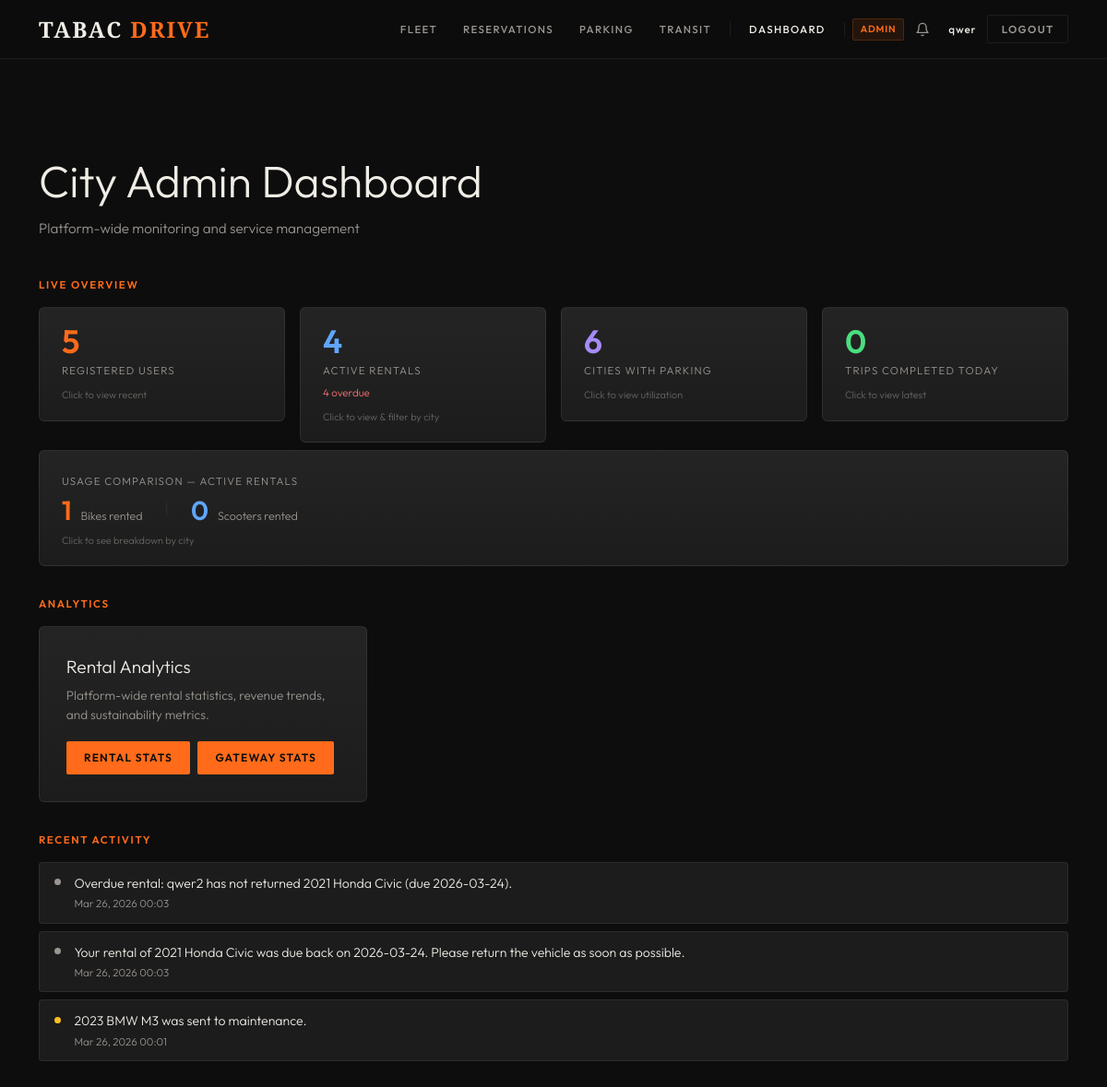
Page /city-admin/ (signed in) on the committed database.
### users/models.py (models this page shows, shortened)
class User(AbstractUser):
    ROLE_COMMUTER = "COMMUTER"
    ROLE_PROVIDER = "PROVIDER"
    ROLE_ADMIN = "ADMIN"
    ROLE_CHOICES = [
        (ROLE_COMMUTER, "Commuter"),
        (ROLE_PROVIDER, "Mobility Provider"),
        (ROLE_ADMIN, "City Admin"),
    ]
    CITY_CHOICES = [
        ("MTL", "Montreal"),
        ("LAV", "Laval"),
        ("LON", "Longueuil"),
        ("QC",  "Quebec City"),
        ("GAT", "Gatineau"),
        ("SHE", "Sherbrooke"),
    ]
    MOBILITY_CHOICES = [
        ("CAR",     "Car"),
        ("BIKE",    "Bike"),
        ("SCOOTER", "Scooter"),
    ]
    email = models.EmailField(unique=True)
    address = AddressField(null=True, blank=True, on_delete=models.SET_NULL)
    phone_number = PhoneNumberField(region="CA", blank=True, null=True)
    role = models.CharField(max_length=10, choices=ROLE_CHOICES, default=ROLE_COMMUTER)
    preferred_city = models.CharField(max_length=5, choices=CITY_CHOICES, blank=True, default="")
    preferred_mobility_type = models.CharField(max_length=10, choices=MOBILITY_CHOICES, blank=True, default="")
    @property
    def is_commuter(self):
        return self.role == self.ROLE_COMMUTER
    @property
    def is_provider(self):
        return self.role == self.ROLE_PROVIDER
    @property
    def is_city_admin(self):
        return self.role == self.ROLE_ADMIN

### booking/models.py (models this page shows, shortened)
class Notification(models.Model):
    EVENT_MAINTENANCE    = "MAINTENANCE"
    EVENT_AVAILABLE      = "AVAILABLE"
    EVENT_RETURNED       = "RETURNED"
    EVENT_RECOMMENDATION = "RECOMMENDATION"
    user = models.ForeignKey(
        settings.AUTH_USER_MODEL,
        on_delete=models.CASCADE,
        related_name="notifications",
    )
    vehicle = models.ForeignKey(
        Vehicle,
        null=True, blank=True,
        on_delete=models.SET_NULL,
        related_name="notifications",
    )
    reservation = models.ForeignKey(
        "Reservation",
        null=True, blank=True,
        on_delete=models.SET_NULL,
        related_name="notifications",
    )
    message = models.CharField(max_length=300)
    event_type = models.CharField(max_length=20)
    is_read = models.BooleanField(default=False)
    created_at = models.DateTimeField(auto_now_add=True)
    class Meta:
        ordering = ["-created_at"]

### users/views.py (the view)
# urls.py: path("city-admin/", views.city_admin_dashboard, name="city_admin_dashboard"),
@login_required
def city_admin_dashboard(request):
    if not request.user.is_city_admin:
        return redirect("role_dashboard")
    from django.db.models import Count
    from django.utils import timezone
    from booking.models import Notification, Vehicle, Reservation
    from booking.services import ParkingService
    from django.contrib.auth import get_user_model
    UserModel = get_user_model()
    today = timezone.localdate()
    city_labels = dict(Vehicle.CITY_CHOICES)
    total_users = UserModel.objects.count()
    active_rentals = Reservation.objects.filter(status=Reservation.STATUS_CONFIRMED).count()
    trips_today = Reservation.objects.filter(status=Reservation.STATUS_RETURNED, returned_at__date=today).count()
    bikes_rented   = Reservation.objects.filter(vehicle__vehicle_kind=Vehicle.KIND_BIKE,    status=Reservation.STATUS_CONFIRMED).count()
    scooters_rented = Reservation.objects.filter(vehicle__vehicle_kind=Vehicle.KIND_SCOOTER, status=Reservation.STATUS_CONFIRMED).count()
    recent_users = list(UserModel.objects.order_by("-date_joined")[:10].values(
        "username", "email", "role", "date_joined"
    ))
    role_map = {r[0]: r[1] for r in UserModel.ROLE_CHOICES}
    for u in recent_users:
        u["role_label"] = role_map.get(u["role"], u["role"])
    city_filter = request.GET.get("city_filter", "")
    active_qs = Reservation.objects.filter(status=Reservation.STATUS_CONFIRMED).select_related("vehicle", "user")
    if city_filter:
        active_qs = active_qs.filter(vehicle__city=city_filter)
    active_list = [
        {
            "id": r.id,
            "user": r.user.get_full_name() or r.user.username,
            "vehicle": r.vehicle.display_name(),
            "city": city_labels.get(r.vehicle.city, r.vehicle.city),
            "start": r.start_date,
            "end": r.end_date,
            "overdue": r.end_date < today,
        }
        for r in active_qs.order_by("-created_at")[:50]
    ]
    overdue_active = sum(1 for r in active_list if r["overdue"])
    trips_today_list = [
        {
            "id": r.id,
            "user": r.user.get_full_name() or r.user.username,
            "vehicle": r.vehicle.display_name(),
            "city": city_labels.get(r.vehicle.city, r.vehicle.city),
            "returned_at": r.returned_at,
        }
        for r in Reservation.objects.filter(
            status=Reservation.STATUS_RETURNED, returned_at__date=today
        ).select_related("vehicle", "user").order_by("-returned_at")
    ]
    lots = ParkingService().get_lots()
    city_parking = {}
    for lot in lots:
        c = lot.city
        if c not in city_parking:
            city_parking[c] = {"city_label": city_labels.get(c, c), "total": 0, "available": 0}
        city_parking[c]["total"] += lot.total_spots
        city_parking[c]["available"] += lot.available_spots
    for cp in city_parking.values():
        occupied = cp["total"] - cp["available"]
        cp["occupancy_pct"] = round(occupied / cp["total"] * 100) if cp["total"] else 0
    parking_by_city = sorted(city_parking.values(), key=lambda x: -x["occupancy_pct"])
    by_city = list(
        Reservation.objects.filter(status=Reservation.STATUS_CONFIRMED)
        .values("vehicle__city").annotate(cnt=Count("id")).order_by("-cnt")
    )
    for row in by_city:
        row["city_label"] = city_labels.get(row["vehicle__city"], row["vehicle__city"])
    recent_activity = Notification.objects.select_related("vehicle").order_by("-created_at")[:10]
    return render(request, "users/city_admin_dashboard.html", {
        "recent_activity": recent_activity,
        "total_users": total_users,
        "active_rentals": active_rentals,
        "trips_today": trips_today,
        "bikes_rented": bikes_rented,
        "scooters_rented": scooters_rented,
        "recent_users": recent_users,
        "active_list": active_list,
        "city_filter": city_filter,
        "city_choices": Vehicle.CITY_CHOICES,
        "trips_today_list": trips_today_list,
        "parking_by_city": parking_by_city,
        "by_city": by_city,
        "overdue_active": overdue_active,
    })

### booking/context_processors.py (called while the page is built)
def unread_notifications(request):
    if request.user.is_authenticated:
        count = Notification.objects.filter(user=request.user, is_read=False).count()
        return {"unread_notifications": count}
    return {"unread_notifications": 0}

### booking/models.py (called while the page is built)
    def display_name(self):
        return f"{self.year} {self.make} {self.model}"

### booking/services.py (called while the page is built)
def _simulated_available(lot_id: str, total: int) -> int:
    hour = datetime.now().hour
    if 8 <= hour <= 10 or 16 <= hour <= 19:
        base_occ = 0.80          # rush hours
    elif 11 <= hour <= 15:
        base_occ = 0.65          # midday
    elif 20 <= hour <= 22:
        base_occ = 0.45          # evening
    else:
        base_occ = 0.20          # overnight
    seed = int(hashlib.md5(f"{lot_id}{hour}".encode()).hexdigest(), 16)
    variance = (seed % 31 - 15) / 100   # ±15 %
    occupancy = max(0.0, min(1.0, base_occ + variance))
    return max(0, int(total * (1 - occupancy)))

    def get_lots(self, city: str | None = None) -> list[ParkingLot]:
        return [
            ParkingLot(lid, name, addr, total, rate, c)
            for lid, name, addr, total, rate, c in self._LOTS
            if city is None or c == city
        ]

### users/templates/users/city_admin_dashboard.html (shortened to what this page needs)
{% extends "base.html" %}
{% block nav_dashboard %}active{% endblock %}
{% block content %}
<div class="page-wrap">
    <div class="container">
        <p class="page-title">City Admin Dashboard</p>
        <p class="page-subtitle">Platform-wide monitoring and service management</p>
        <div class="section-label">Live Overview</div>
        <div class="row g-3 mb-2">
            <div class="col-6 col-md-3">
                <div class="stat-tile" onclick="togglePanel('panel-users', this)">
                    <div class="stat-val">{{ total_users }}</div>
                    <div class="stat-label">Registered Users</div>
                    <div class="tile-hint">Click to view recent</div>
                </div>
            </div>
            <div class="col-6 col-md-3">
                <div class="stat-tile" onclick="togglePanel('panel-rentals', this)">
                    <div class="stat-val blue">{{ active_rentals }}</div>
                    <div class="stat-label">Active Rentals</div>
                    {% if overdue_active %}<div style="font-size:0.72rem;color:#f87171;margin-top:0.4rem">{{ overdue_active }} overdue</div>{% endif %}
                    <div class="tile-hint">Click to view &amp; filter by city</div>
                </div>
            </div>
            <div class="col-6 col-md-3">
                <div class="stat-tile" onclick="togglePanel('panel-parking', this)">
                    <div class="stat-val" style="color:#a78bfa">{{ parking_by_city|length }}</div>
                    <div class="stat-label">Cities with Parking</div>
                    <div class="tile-hint">Click to view utilization</div>
                </div>
            </div>
            <div class="col-6 col-md-3">
                <div class="stat-tile" onclick="togglePanel('panel-trips', this)">
                    <div class="stat-val green">{{ trips_today }}</div>
                    <div class="stat-label">Trips Completed Today</div>
                    <div class="tile-hint">Click to view latest</div>
                </div>
            </div>
        </div>
        <div class="row g-3 mb-4">
            <div class="col-12">
                <div class="stat-tile" onclick="togglePanel('panel-compare', this)">
                    <div class="row align-items-center">
                        <div class="col-auto">
                            <div class="stat-label" style="margin-bottom:0.5rem">Usage Comparison — Active Rentals</div>
                            <div class="d-flex gap-4">
                                <div>
                                    <span class="stat-val" style="font-size:1.8rem">{{ bikes_rented }}</span>
                                    <span style="font-size:0.78rem;color:var(--color-text-secondary);margin-left:0.4rem">Bikes rented</span>
                                </div>
                                <div style="color:var(--color-border)">|</div>
                                <div>
                                    <span class="stat-val" style="font-size:1.8rem;color:#60a5fa">{{ scooters_rented }}</span>
                                    <span style="font-size:0.78rem;color:var(--color-text-secondary);margin-left:0.4rem">Scooters rented</span>
                                </div>
                            </div>
                        </div>
                    </div>
                    <div class="tile-hint" style="margin-top:0.5rem">Click to see breakdown by city</div>
                </div>
            </div>
        </div>
        <div class="section-label">Analytics</div>
        <div class="row g-4 mb-4">
            <div class="col-12 col-md-6 col-lg-4">
                <div class="dash-card">
                    <div class="dash-card-title">Rental Analytics</div>
                    <div class="dash-card-desc">Platform-wide rental statistics, revenue trends, and sustainability metrics.</div>
                    <div class="d-flex gap-2 flex-wrap">
                        <a href="{% url 'rental_analytics' %}" class="btn-card-action">Rental Stats</a>
                        <a href="{% url 'gateway_analytics' %}" class="btn-card-action">Gateway Stats</a>
                    </div>
                </div>
            </div>
        </div>
        <div class="section-label">Recent Activity</div>
        <div class="activity-feed">
            {% for n in recent_activity %}
            <div class="activity-item">
                <div class="activity-dot
                    {% if n.event_type == 'MAINTENANCE' %}dot-maintenance
                    {% elif n.event_type == 'AVAILABLE' %}dot-available
                    {% elif n.event_type == 'RETURNED' %}dot-returned
                    {% else %}dot-default{% endif %}"></div>
                <div>
                    <div class="activity-msg">{{ n.message }}</div>
                    <div class="activity-time">{{ n.created_at|date:"M d, Y H:i" }}</div>
                </div>
            </div>
            {% empty %}
            <p class="empty-activity">No activity yet. Events will appear here when vehicles change state.</p>
            {% endfor %}
        </div>
    </div>
</div>
{% endblock %}

### Rentals/templates/base.html (shortened to what this page needs)
<!DOCTYPE html>
<html lang="en">
<head>
    <link href="https://cdn.jsdelivr.net/npm/bootstrap@5.3.3/dist/css/bootstrap.min.css" rel="stylesheet"/>
</head>
<body>
<nav class="navbar-apex">
    <div class="container">
        <div class="d-flex align-items-center justify-content-between gap-3">
            <a href="{% url 'home' %}" class="nav-brand">TABAC <span>DRIVE</span></a>
            <div class="nav-links">
                {% if user.is_authenticated %}
                    <a href="{% url 'vehicle_list' %}"
                       class="nav-link-apex {% block nav_fleet %}{% endblock %}">Fleet</a>
                    <a href="{% url 'my_reservations' %}"
                       class="nav-link-apex {% block nav_reservations %}{% endblock %}">Reservations</a>
                    <a href="{% url 'parking' %}"
                       class="nav-link-apex {% block nav_parking %}{% endblock %}">Parking</a>
                    <a href="{% url 'transit' %}"
                       class="nav-link-apex {% block nav_transit %}{% endblock %}">Transit</a>
                    <a href="{% url 'role_dashboard' %}"
                       class="nav-link-apex {% block nav_dashboard %}{% endblock %}">Dashboard</a>
                    {% if user.is_commuter %}
                        <span class="role-badge role-badge-commuter d-none d-lg-block">Commuter</span>
                    {% elif user.is_provider %}
                        <span class="role-badge role-badge-provider d-none d-lg-block">Provider</span>
                    {% elif user.is_city_admin %}
                        <span class="role-badge role-badge-admin d-none d-lg-block">Admin</span>
                    {% endif %}
                    <a href="{% url 'notifications' %}" class="nav-bell" title="Notifications">
                        <svg viewBox="0 0 24 24" fill="none" stroke="currentColor" stroke-width="2" stroke-linecap="round" stroke-linejoin="round">
                            <path d="M18 8A6 6 0 0 0 6 8c0 7-3 9-3 9h18s-3-2-3-9"/>
                            <path d="M13.73 21a2 2 0 0 1-3.46 0"/>
                        </svg>
                    </a>
                    <a href="{% url 'profile_settings' %}" class="nav-username d-none d-lg-block" style="text-decoration:none;color:inherit">{{ user.username }}</a>
                    <form method="post" action="{% url 'logout' %}" class="m-0 p-0">
                        <button type="submit" class="btn-nav-logout">Logout</button>
                    </form>
                {% else %}
                    <a href="{% url 'login' %}" class="nav-link-apex">Sign In</a>
                    <a href="{% url 'register' %}" class="nav-link-apex">Register</a>
                {% endif %}
            </div>
        </div>
    </div>
</nav>
<div class="container py-4">
</div>
{% block content %}{% endblock %}
</body>
</html>

### rows in the picture
User: username "qwer"
Notification: message "Overdue rental: qwer2 has not returned 2021 Honda Civic (due 2026-03-24).", created_at "Mar 26, 2026 00:03"
Notification: message "Your rental of 2021 Honda Civic was due back on 2026-03-24. Please return the vehicle as soon as possible.", created_at "Mar 26, 2026 00:03"
Notification: message "2023 BMW M3 was sent to maintenance.", created_at "Mar 26, 2026 00:01"

### other values in the picture
{{ total_users }} "5"
{{ active_rentals }} "4"
{{ overdue_active }} "4"
{{ parking_by_city|length }} "6"
{{ trips_today }} "0"
{{ bikes_rented }} "1"
{{ scooters_rented }} "0"
